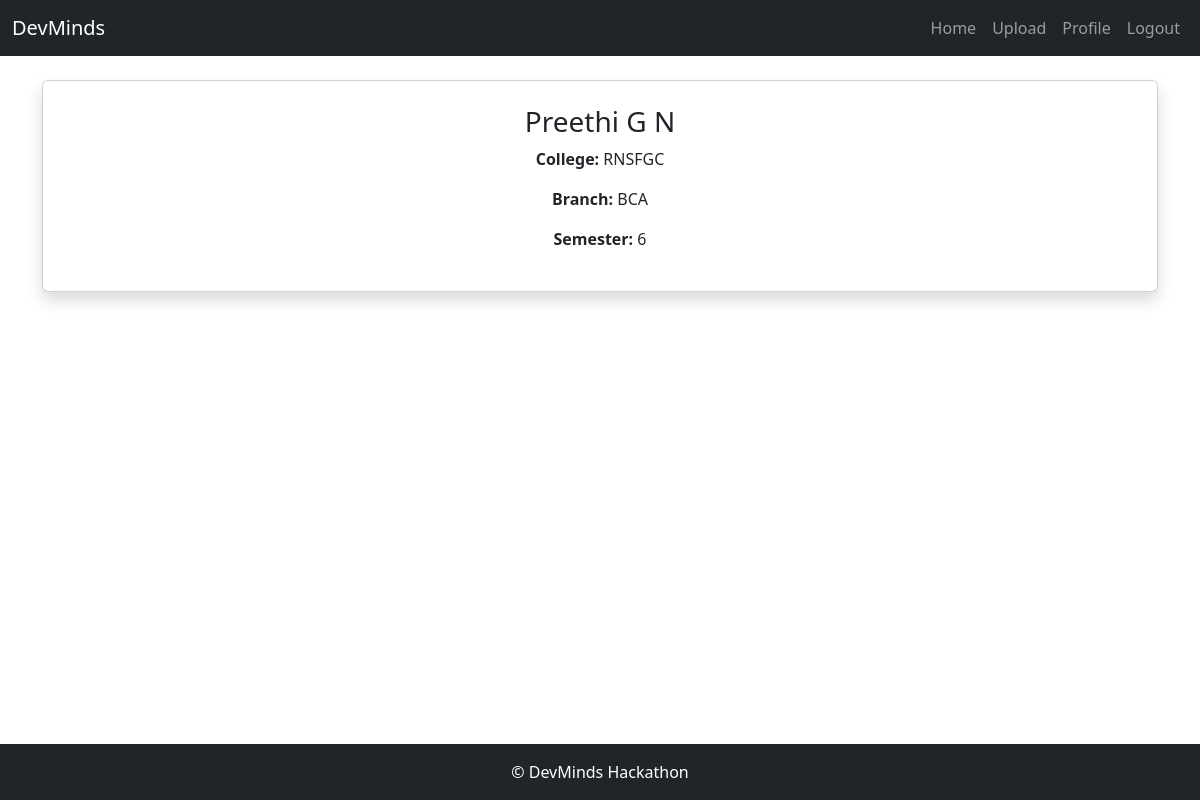
The app's page /profile/ (signed in) with its own data.
### DevMinds/models.py (models this page shows, shortened)
class Profile(models.Model):
    user = models.OneToOneField(User, on_delete=models.CASCADE)
    college = models.CharField(max_length=200)
    branch = models.CharField(max_length=100)
    semester = models.CharField(max_length=50)
    bio = models.TextField(blank=True)
    profile_pic = models.ImageField(upload_to='profiles/', blank=True)

### DevMinds/views.py (the view)
# urls.py: path('profile/', views.profile, name='profile'),
@login_required
def profile(request):
    profile = Profile.objects.get(user=request.user)
    return render(request, 'profile.html', {'profile': profile})

### DevMinds/templates/profile.html
{% extends 'base.html' %}
{% block content %}
<div class="card shadow p-4 text-center">
<h3>{{ profile.user.username }}</h3>
<p><strong>College:</strong> {{ profile.college }}</p>
<p><strong>Branch:</strong> {{ profile.branch }}</p>
<p><strong>Semester:</strong> {{ profile.semester }}</p>
</div>
{% endblock %}

### records on screen
Profile: user.username "Preethi G N", college "RNSFGC", branch "BCA", semester "6"
